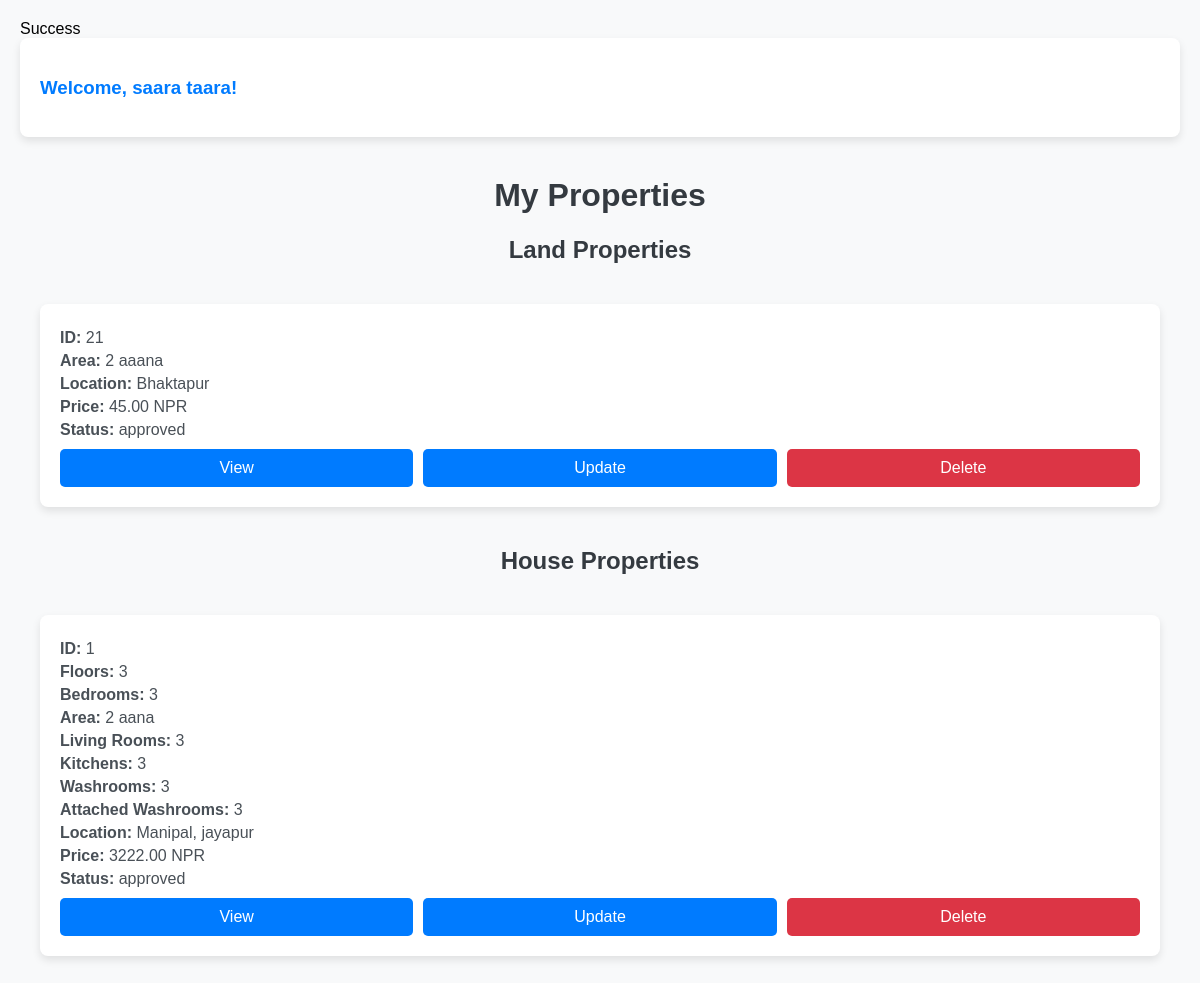
Page /my_property.php (signed in) on the committed database.
### tables this page shows
CREATE TABLE `users` (
  `id` int(11) NOT NULL,
  `first_name` text NOT NULL,
  `last_name` text NOT NULL,
  `email` text NOT NULL,
  `phone` text NOT NULL,
  `password` text NOT NULL,
  `profile_picture` varchar(255) DEFAULT NULL
);

CREATE TABLE `land_properties` (
  `id` int(11) NOT NULL,
  `area` text DEFAULT NULL,
  `location` varchar(255) NOT NULL,
  `price` decimal(10,2) NOT NULL,
  `map_image` varchar(255) NOT NULL,
  `property_images` text NOT NULL,
  `user_id` int(11) NOT NULL,
  `status` varchar(20) DEFAULT NULL,
  `approval_date` datetime DEFAULT NULL,
  `created_at` timestamp NOT NULL DEFAULT current_timestamp(),
  `is_featured` tinyint(1) DEFAULT 0,
  `updated_at` timestamp NOT NULL DEFAULT current_timestamp() ON UPDATE current_timestamp()
);

CREATE TABLE `houseproperties` (
  `id` int(11) NOT NULL,
  `user_id` int(11) NOT NULL,
  `floors` varchar(255) DEFAULT NULL,
  `bedrooms` varchar(255) DEFAULT NULL,
  `living_rooms` varchar(255) DEFAULT NULL,
  `area` varchar(255) NOT NULL,
  `kitchens` varchar(255) DEFAULT NULL,
  `washrooms` varchar(255) DEFAULT NULL,
  `attached_washrooms` varchar(255) DEFAULT NULL,
  `location` varchar(255) NOT NULL,
  `price` decimal(10,2) NOT NULL,
  `map_image` varchar(255) NOT NULL,
  `property_images` text NOT NULL,
  `created_at` timestamp NOT NULL DEFAULT current_timestamp(),
  `updated_at` timestamp NOT NULL DEFAULT current_timestamp() ON UPDATE current_timestamp(),
  `status` varchar(20) DEFAULT 'pending',
  `is_featured` tinyint(1) DEFAULT 0
);

### my_property.php (the view, shortened to what this page needs)
<?php
include 'db.php';
$user_id = $_SESSION['user_id'];
$sql = "SELECT * FROM users WHERE id = :user_id";
$stmt = $conn->prepare($sql);
$stmt->bindParam(':user_id', $user_id, PDO::PARAM_INT);
$stmt->execute();
$user = $stmt->fetch(PDO::FETCH_ASSOC);
$sql = "SELECT * FROM land_properties WHERE user_id = :user_id";
$stmt = $conn->prepare($sql);
$stmt->bindParam(':user_id', $user_id, PDO::PARAM_INT);
$stmt->execute();
$land_properties = $stmt->fetchAll(PDO::FETCH_ASSOC);
$sql = "SELECT * FROM houseproperties WHERE user_id = :user_id";
$stmt = $conn->prepare($sql);
$stmt->bindParam(':user_id', $user_id, PDO::PARAM_INT);
$stmt->execute();
$house_properties = $stmt->fetchAll(PDO::FETCH_ASSOC);
?>
<!DOCTYPE html>
<html lang="en">
<head>
</head>
<body>
    <div class="profile">
        <h3>Welcome, <?php echo htmlspecialchars($user['first_name'] . ' ' . $user['last_name']); ?>!</h3>
    </div>
    <h1>My Properties</h1>
    <h2>Land Properties</h2>
    <div class="property-container">
        <?php if (!empty($land_properties)): ?>
            <?php foreach ($land_properties as $property): ?>
                <div class="property-card">
                    <div class="property-details">
                        <p><strong>ID:</strong> <?php echo htmlspecialchars($property['id']); ?></p>
                        <p><strong>Area:</strong> <?php echo htmlspecialchars($property['area']); ?></p>
                        <p><strong>Location:</strong> <?php echo htmlspecialchars($property['location']); ?></p>
                        <p><strong>Price:</strong> <?php echo htmlspecialchars($property['price']); ?> NPR</p>
                        <p><strong>Status:</strong> <?php echo htmlspecialchars($property['status']); ?></p>
                    </div>
                    <div class="property-actions">
                        <a href="view_landproperty.php?id=<?php echo htmlspecialchars($property['id']); ?>" class="action-btn">View</a>
                        <a href="update_land.php?id=<?php echo htmlspecialchars($property['id']); ?>" class="action-btn">Update</a>
                        <a href="delete_property.php?id=<?php echo htmlspecialchars($property['id']); ?>" class="action-btn delete-btn" onclick="return confirm('Are you sure you want to delete this property?');">Delete</a>
                    </div>
                </div>
            <?php endforeach; ?>
        <?php else: ?>
            <p>No land properties found.</p>
        <?php endif; ?>
    </div>
    <h2>House Properties</h2>
    <div class="property-container">
        <?php if (!empty($house_properties)): ?>
            <?php foreach ($house_properties as $property): ?>
                <div class="property-card">
                    <div class="property-details">
                        <p><strong>ID:</strong> <?php echo htmlspecialchars($property['id']); ?></p>
                        <p><strong>Floors:</strong> <?php echo htmlspecialchars($property['floors']); ?></p>
                        <p><strong>Bedrooms:</strong> <?php echo htmlspecialchars($property['bedrooms']); ?></p>
                        <p><strong>Area:</strong> <?php echo htmlspecialchars($property['area']); ?></p>
                        <p><strong>Living Rooms:</strong> <?php echo htmlspecialchars($property['living_rooms']); ?></p>
                        <p><strong>Kitchens:</strong> <?php echo htmlspecialchars($property['kitchens']); ?></p>
                        <p><strong>Washrooms:</strong> <?php echo htmlspecialchars($property['washrooms']); ?></p>
                        <p><strong>Attached Washrooms:</strong> <?php echo htmlspecialchars($property['attached_washrooms']); ?></p>
                        <p><strong>Location:</strong> <?php echo htmlspecialchars($property['location']); ?></p>
                        <p><strong>Price:</strong> <?php echo htmlspecialchars($property['price']); ?> NPR</p>
                        <p><strong>Status:</strong> <?php echo htmlspecialchars($property['status']); ?></p>
                    </div>
                    <div class="property-actions">
                        <a href="view_house.php?id=<?php echo htmlspecialchars($property['id']); ?>" class="action-btn">View</a>
                        <a href="update_house.php?id=<?php echo htmlspecialchars($property['id']); ?>" class="action-btn">Update</a>
                        <a href="delete_property.php?id=<?php echo htmlspecialchars($property['id']); ?>" class="action-btn delete-btn" onclick="return confirm('Are you sure you want to delete this property?');">Delete</a>
                    </div>
                </div>
            <?php endforeach; ?>
        <?php else: ?>
            <p>No house properties found.</p>
        <?php endif; ?>
    </div>
</body>
</html>

### my_property.php (style rules this page uses)
body { font-family: Arial, sans-serif; background-color: #f8f9fa; margin: 0; padding: 20px; }
h1, h2 { text-align: center; color: #343a40; }
.property-container { display: grid; grid-template-columns: repeat(auto-fit, minmax(300px, 1fr)); gap: 20px; padding: 20px; }
.property-card { background-color: #ffffff; border-radius: 8px; box-shadow: 0 4px 8px rgba(0, 0, 0, 0.1); padding: 20px; transition: transform 0.2s ease, box-shadow 0.2s ease; }
.property-details p { margin: 5px 0; color: #495057; }
.property-actions { margin-top: 10px; display: flex; gap: 10px; }
.action-btn { padding: 10px 15px; text-decoration: none; color: white; background-color: #007bff; border-radius: 5px; text-align: center; flex: 1; transition: background-color 0.3s ease; }
.delete-btn { background-color: #dc3545; }
.profile { background-color: #ffffff; padding: 20px; border-radius: 8px; box-shadow: 0 4px 8px rgba(0, 0, 0, 0.1); margin-bottom: 40px; }
.profile h3 { color: #007bff; }

### rows in the picture
users: first_name+last_name "saara taara"
land_properties: id "21", area "2 aaana", location "Bhaktapur", price "45.00", status "approved"
houseproperties: id "1", floors "3", bedrooms "3", area "2 aana", living_rooms "3", kitchens "3", washrooms "3", attached_washrooms "3", location "Manipal, jayapur", price "3222.00", status "approved"
